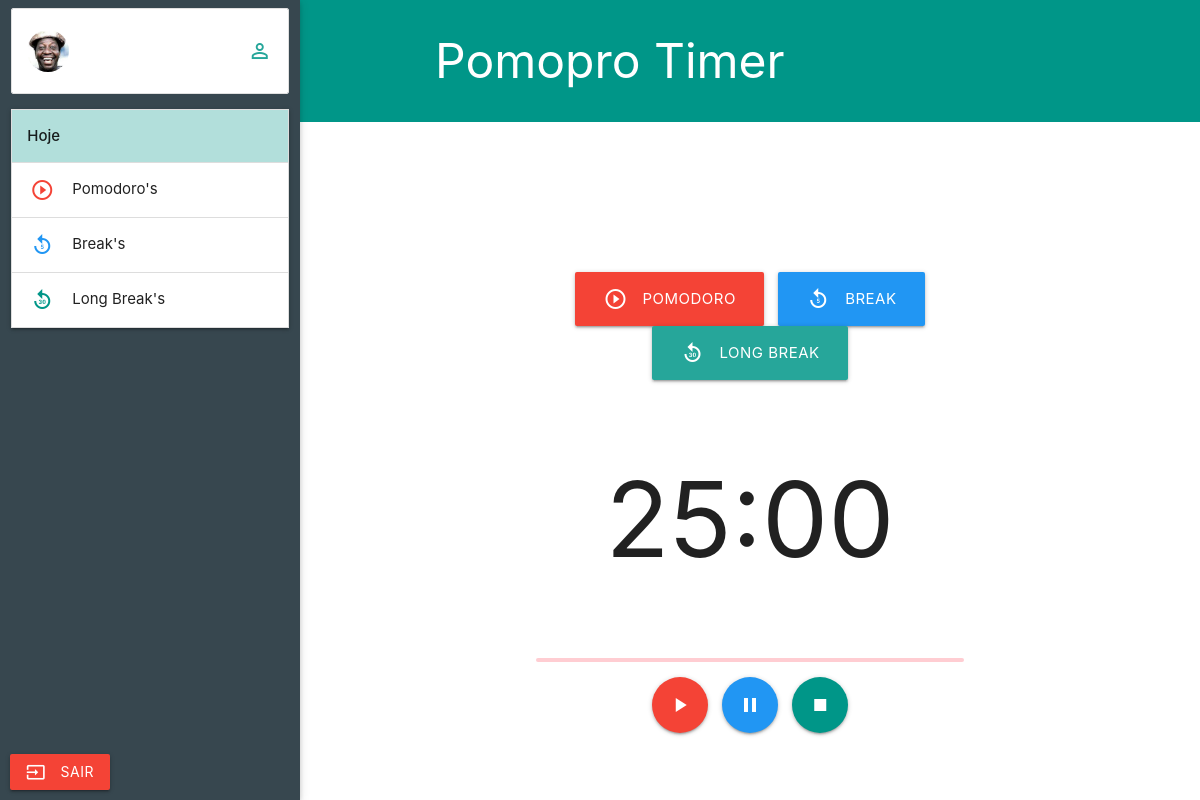
Before: /timer/ (signed in) with the older database file.
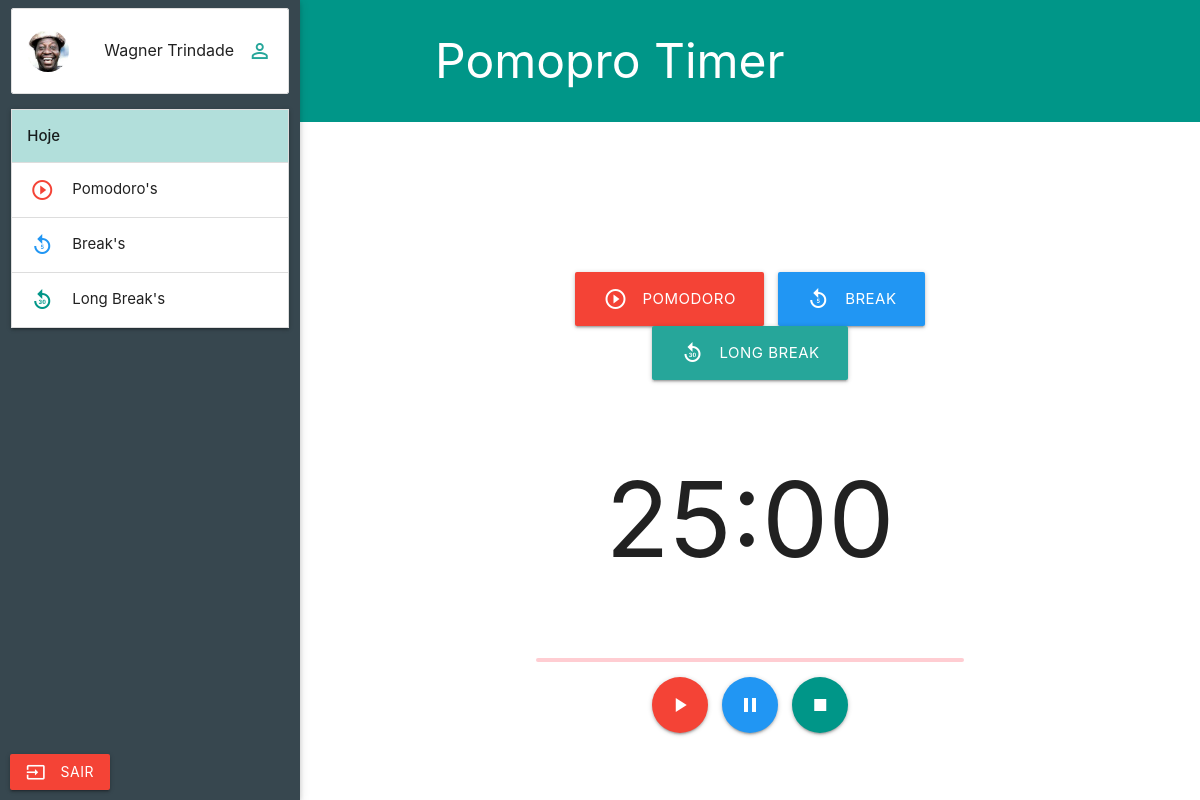
After: the same page with the newer database file.
### project/accounts/models.py (models this page shows, shortened)
class User(AbstractBaseUser, PermissionsMixin):
    email = models.EmailField('E-mail', unique=True)
    name = models.CharField('Nome', max_length=100)
    date_birth = models.DateField('Data de Nascimento', null=True, blank=True)
    image = models.ImageField(
        upload_to="core/images", verbose_name='Imagem', null=True, blank=True
    )
    is_staff = models.BooleanField('É administrador?', blank=True, default=False)
    created_at = models.DateTimeField('Criado em', auto_now_add=True)
    updated_at = models.DateTimeField('Atualizado em', auto_now=True)
    objects = CustomUserManager()
    USERNAME_FIELD = 'email'
    def __str__(self):
        return self.name
    class Meta:
        verbose_name='Usuário'
        verbose_name_plural='Usuários'

### project/core/views.py (the view)
# urls.py: url(r'^', 'timer', name='timer'),
@login_required
def timer(resquest):
    template_name = 'timer.html'
    return render(resquest, template_name)

### project/core/templates/timer.html (shortened to what this page needs)
{% extends "base.html" %}
{% load static %}
{% block head_files %}
    <link rel="stylesheet" href="{% static "css/dashboard.css" %}">
{% endblock head_files %}
{% block content %}
    <div class="row">
        <div class="col s3 aside blue-grey darken-3">
            <div class="collection">
                <div class="collection-item avatar valign-wrapper">
                    <img src="img/mussum.jpg" alt="" class="circle">
                    <span class="title valign">{{ user }}</span>
                    <a href="{% url 'accounts:dashboard' %}" class="secondary-content valign"><i class="material-icons">perm_identity</i></a>
                </div>
            </div>
            <ul class="collapsible" data-collapsible="expandable">
                <li>
                    <div class="collapsible-header teal lighten-4">
                        <strong>Hoje</strong>
                    </div>
                </li>
                <li>
                    <div class="collapsible-header">
                        <i class="material-icons red-text">play_circle_outline</i>
                        Pomodoro's
                    </div>
                </li>
                <li>
                    <div class="collapsible-header">
                        <i class="material-icons blue-text">replay_5</i>
                        Break's
                    </div>
                </li>
                <li>
                    <div class="collapsible-header">
                        <i class="material-icons teal-text">replay_30</i>
                        Long Break's
                    </div>
                </li>
            </ul>
            <div class="btns-footer">
                <a href="{% url 'accounts:logout' %}" class="waves-effect waves-light btn red close">
                    <i class="material-icons left">input</i>Sair
                </a>
            </div>
        </div>
        <div id="content" class="col s9 content offset-s3">
            <nav class="top-nav teal">
                <div class="container">
                    <div class="nav-wrapper">
                        <a class="page-title">
                            Pomopro Timer
                        </a>
                    </div>
                </div>
            </nav>
            <div class="col m6 offset-m3 content-crono">
                <div class="center">
                    <a href="{% url 'core:add_timer' 0 %}" id="pomo-timer" class="waves-effect waves-light btn-large red">
                        <i class="material-icons left">play_circle_outline</i>
                        Pomodoro
                    </a>
                    <a id="short-break" class="waves-effect waves-light btn-large blue">
                        <i class="material-icons left">replay_5</i>
                        Break
                    </a>
                    <a id="long-break" class="waves-effect waves-light btn-large">
                        <i class="material-icons left">replay_30</i>
                        Long Break
                    </a>
                </div>
                <div id="timer" class="crono-number center">
                    25:00
                </div>
                <div id="progress-bar" class="progress red lighten-4">
                </div>
                <div class="center">
                    <a id="play-timer" class="btn-floating btn-large waves-effect waves-light red">
                        <i class="material-icons">play_arrow</i>
                    </a>
                    <a id="pause-timer" class="btn-floating btn-large waves-effect waves-light blue">
                        <i class="material-icons">pause</i>
                    </a>
                    <a id="stop-timer" class="btn-floating btn-large waves-effect waves-light teal">
                        <i class="material-icons">stop</i>
                    </a>
                </div>
            </div>
        </div>
    </div>
{% endblock content %}

Changed rows visible on the page:
now on this page (row edited): User: name "Wagner Trindade"
